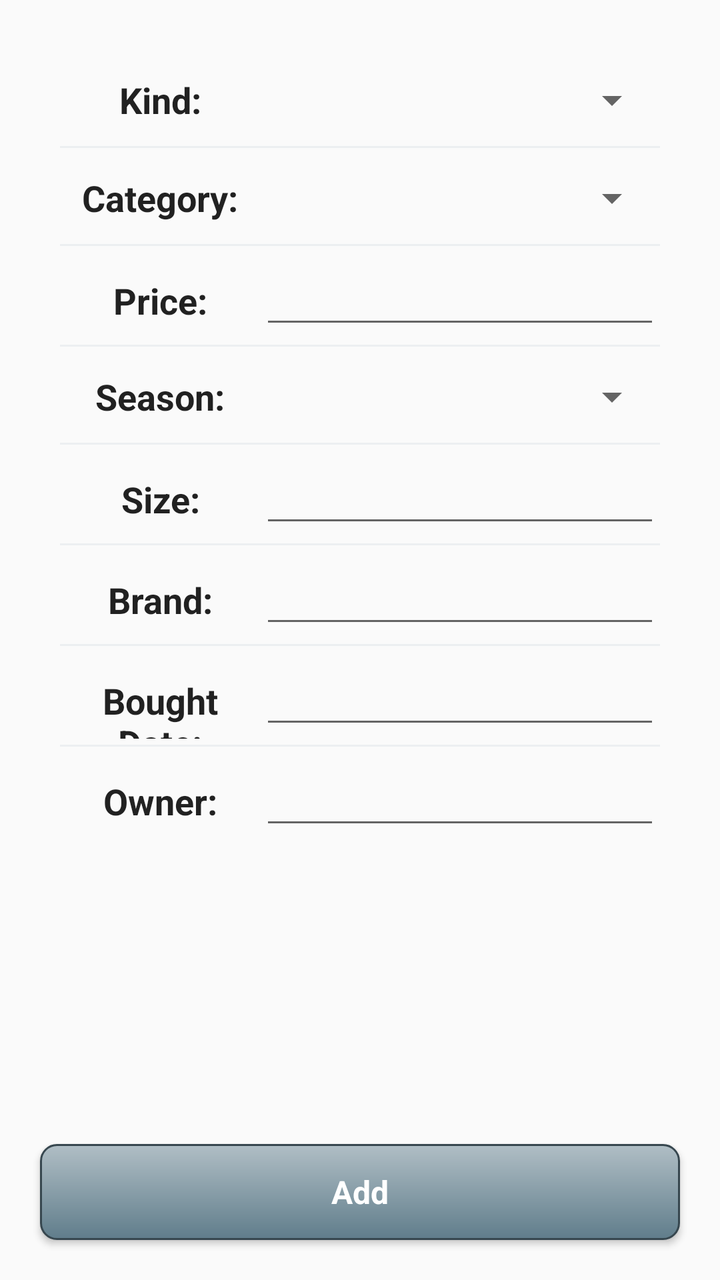
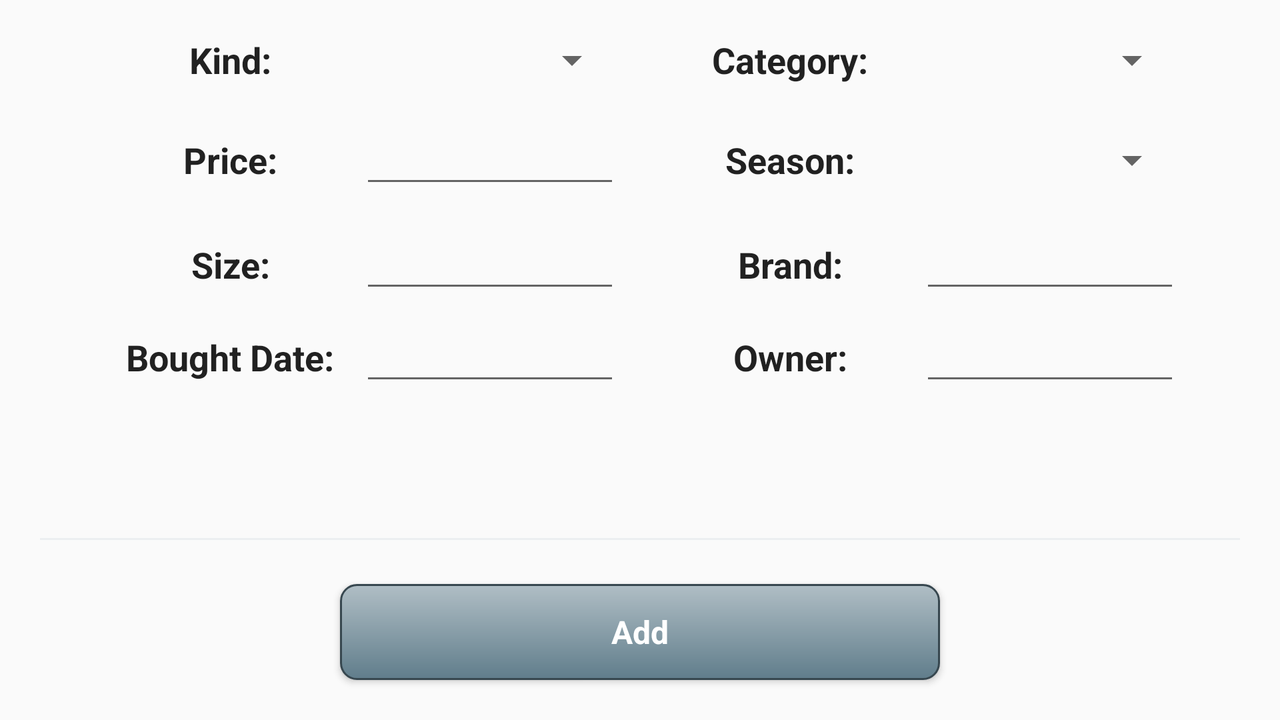

One screen, two layout resources from the same app: the default and the author's alternative for another configuration. Each is rendered where Android would select it; the XML of both is given below.
<!-- AndroidManifest.xml: application theme AppTheme -->
<!-- res/layout/fragment_closet_add_item.xml -->
<?xml version="1.0" encoding="utf-8"?>
<FrameLayout xmlns:android="http://schemas.android.com/apk/res/android"
    android:layout_width="match_parent"
    android:layout_height="match_parent">

    
    <android.support.v4.widget.NestedScrollView
        android:layout_marginTop="20dp"
        android:layout_width="match_parent"
        android:layout_height="match_parent"
        android:layout_marginBottom="90dp"
        android:scrollbars="vertical">

        <LinearLayout xmlns:android="http://schemas.android.com/apk/res/android"
            android:layout_width="match_parent"
            android:layout_height="match_parent"
            android:orientation="vertical"
            android:gravity="center"
            android:layout_marginLeft="30dp"
            android:layout_marginRight="30dp">

            <LinearLayout
                android:orientation="horizontal"
                android:layout_marginTop="10dp"
                android:layout_width="match_parent"
                android:layout_height="wrap_content">

                <TextView
                    android:text="@string/kind"
                    android:gravity="center"
                    android:layout_weight="1"
                    android:layout_width="0dp"
                    android:layout_height="@dimen/detail_height"
                    style="@style/CommonText"/>

                <Spinner
                    android:id="@+id/spinnerAddkind"
                    android:gravity="start"
                    android:layout_gravity="center_vertical"
                    android:layout_weight="2"
                    android:layout_width="0dp"
                    android:layout_height="wrap_content" />
            </LinearLayout>

            <View
                android:layout_marginTop="3dp"
                android:layout_width="match_parent"
                android:layout_height="1dp"
                android:background="@color/colorPrimaryLightest" />

            <LinearLayout
                android:orientation="horizontal"
                android:layout_marginTop="@dimen/detail_margin"
                android:layout_width="match_parent"
                android:layout_height="wrap_content">

                <TextView
                    android:text="@string/category"
                    android:gravity="center"
                    android:layout_weight="1"
                    android:layout_width="0dp"
                    android:layout_height="@dimen/detail_height"
                    style="@style/CommonText"/>

                <Spinner
                    android:id="@+id/spinnerAddcategory"
                    android:layout_weight="2"
                    android:gravity="start"
                    android:layout_gravity="center_vertical"
                    android:layout_width="0dp"
                    android:layout_height="wrap_content" />
            </LinearLayout>

            <View
                android:layout_marginTop="3dp"
                android:layout_width="match_parent"
                android:layout_height="1dp"
                android:background="@color/colorPrimaryLightest" />

            <LinearLayout
                android:orientation="horizontal"
                android:layout_marginTop="@dimen/detail_margin"
                android:layout_width="match_parent"
                android:layout_height="wrap_content">

                <TextView
                    android:text="@string/price"
                    android:gravity="center"
                    android:layout_weight="1"
                    android:layout_width="0dp"
                    android:layout_height="@dimen/detail_height"
                    style="@style/CommonText"/>

                <EditText
                    android:id="@+id/textAddPrice"
                    android:inputType="number"
                    android:layout_weight="2"
                    android:gravity="start"
                    android:layout_width="0dp"
                    android:layout_height="wrap_content" />
            </LinearLayout>

            <View
                android:layout_marginTop="3dp"
                android:layout_width="match_parent"
                android:layout_height="1dp"
                android:background="@color/colorPrimaryLightest" />

            <LinearLayout
                android:orientation="horizontal"
                android:layout_marginTop="@dimen/detail_margin"
                android:layout_width="match_parent"
                android:layout_height="wrap_content">

                <TextView
                    android:text="@string/season"
                    android:gravity="center"
                    android:layout_weight="1"
                    android:layout_width="0dp"
                    android:layout_height="@dimen/detail_height"
                    style="@style/CommonText"/>

                <Spinner
                    android:id="@+id/spinnerAddseason"
                    android:layout_weight="2"
                    android:gravity="start"
                    android:layout_gravity="center_vertical"
                    android:layout_width="0dp"
                    android:layout_height="wrap_content" />
            </LinearLayout>

            <View
                android:layout_marginTop="3dp"
                android:layout_width="match_parent"
                android:layout_height="1dp"
                android:background="@color/colorPrimaryLightest" />

            <LinearLayout
                android:orientation="horizontal"
                android:layout_marginTop="@dimen/detail_margin"
                android:layout_width="match_parent"
                android:layout_height="wrap_content">

                <TextView
                    style="@style/CommonText"
                    android:layout_width="0dp"
                    android:layout_height="@dimen/detail_height"
                    android:layout_weight="1"
                    android:gravity="center"
                    android:text="@string/size" />

                <EditText
                    android:id="@+id/textAddSize"
                    android:layout_weight="2"
                    android:gravity="start"
                    android:layout_width="0dp"
                    android:layout_height="wrap_content" />
            </LinearLayout>

            <com.google.android.flexbox.FlexboxLayout
                xmlns:android="http://schemas.android.com/apk/res/android"
                xmlns:app="http://schemas.android.com/apk/res-auto"
                android:id="@+id/flexboxLayoutSize"
                android:layout_width="match_parent"
                android:layout_height="wrap_content"
                app:flexWrap="wrap"
                app:alignItems="stretch"
                app:alignContent="stretch"
                android:visibility="gone">
            </com.google.android.flexbox.FlexboxLayout>

            <View
                android:layout_marginTop="3dp"
                android:layout_width="match_parent"
                android:layout_height="1dp"
                android:background="@color/colorPrimaryLightest" />

            <LinearLayout
                android:orientation="horizontal"
                android:layout_marginTop="@dimen/detail_margin"
                android:layout_width="match_parent"
                android:layout_height="wrap_content">

                <TextView
                    android:text="@string/brand"
                    android:gravity="center"
                    android:layout_weight="1"
                    android:layout_width="0dp"
                    android:layout_height="@dimen/detail_height"
                    style="@style/CommonText"/>

                <EditText
                    android:id="@+id/textAddBrand"
                    android:layout_weight="2"
                    android:gravity="start"
                    android:layout_width="0dp"
                    android:layout_height="wrap_content" />
            </LinearLayout>

            <com.google.android.flexbox.FlexboxLayout
                xmlns:android="http://schemas.android.com/apk/res/android"
                xmlns:app="http://schemas.android.com/apk/res-auto"
                android:id="@+id/flexboxLayoutBrand"
                android:layout_width="match_parent"
                android:layout_height="wrap_content"
                app:flexWrap="wrap"
                app:alignItems="stretch"
                app:alignContent="stretch"
                android:visibility="gone">
            </com.google.android.flexbox.FlexboxLayout>

            <View
                android:layout_marginTop="3dp"
                android:layout_width="match_parent"
                android:layout_height="1dp"
                android:background="@color/colorPrimaryLightest" />

            <LinearLayout
                android:orientation="horizontal"
                android:layout_marginTop="@dimen/detail_margin"
                android:layout_width="match_parent"
                android:layout_height="wrap_content">

                <TextView
                    android:text="@string/boughtDate"
                    android:gravity="center"
                    android:layout_weight="1"
                    android:layout_width="0dp"
                    android:layout_height="@dimen/detail_height"
                    style="@style/CommonText"/>

                <EditText
                    android:id="@+id/textAddBoughtDate"
                    android:layout_weight="2"
                    android:gravity="start"
                    android:layout_width="0dp"
                    android:layout_height="wrap_content" />
            </LinearLayout>

            <View
                android:layout_marginTop="3dp"
                android:layout_width="match_parent"
                android:layout_height="1dp"
                android:background="@color/colorPrimaryLightest" />

            <LinearLayout
                android:orientation="horizontal"
                android:layout_marginTop="@dimen/detail_margin"
                android:layout_width="match_parent"
                android:layout_height="wrap_content">

                <TextView
                    android:text="@string/owner"
                    android:gravity="center"
                    android:layout_weight="1"
                    android:layout_width="0dp"
                    android:layout_height="@dimen/detail_height"
                    style="@style/CommonText"/>

                <EditText
                    android:id="@+id/textAddOwner"
                    android:layout_weight="2"
                    android:gravity="start"
                    android:layout_width="0dp"
                    android:layout_height="wrap_content" />
            </LinearLayout>

            <com.google.android.flexbox.FlexboxLayout
                xmlns:android="http://schemas.android.com/apk/res/android"
                xmlns:app="http://schemas.android.com/apk/res-auto"
                android:id="@+id/flexboxLayoutOwner"
                android:layout_width="match_parent"
                android:layout_height="wrap_content"
                app:flexWrap="wrap"
                app:alignItems="stretch"
                app:alignContent="stretch"
                android:visibility="gone">
            </com.google.android.flexbox.FlexboxLayout>
        </LinearLayout>
    </android.support.v4.widget.NestedScrollView>

    <Button
        android:id="@+id/buttonAdd"
        android:text="@string/add"
        style="@style/NiceButton"
        android:layout_gravity="bottom|center"
        android:layout_margin="20dp"
        android:layout_width="match_parent"
        android:layout_height="wrap_content" />
</FrameLayout>
<!-- resources referenced by this layout -->
<resources>
  <color name="colorPrimaryLightest">#ECEFF1</color>
  <dimen name="detail_height">40dp</dimen>
  <dimen name="detail_margin">5dp</dimen>
  <string name="add">Add</string>
  <string name="boughtDate">Bought Date:</string>
  <string name="brand">Brand:</string>
  <string name="category">Category:</string>
  <string name="kind">Kind:</string>
  <string name="owner">Owner:</string>
  <string name="price">Price:</string>
  <string name="season">Season:</string>
  <string name="size">Size:</string>
  <style name="CommonText" parent="@android:style/TextAppearance.Medium">
          <item name="android:textSize">18sp</item>
          <item name="android:color">@color/colorBlack</item>
          <item name="android:textStyle">bold</item>
          <item name="android:typeface">sans</item>
      </style>
  <style name="NiceButton" parent="@android:style/Widget.Button">
          <item name="android:gravity">center_vertical|center_horizontal</item>
          <item name="android:textColor">#FFFFFF</item>
          <item name="android:background">@drawable/nice_button_enabled</item>
          <item name="android:textSize">16sp</item>
          <item name="android:textStyle">bold</item>
          <item name="android:focusable">true</item>
          <item name="android:clickable">true</item>
      </style>
  <!-- from res/values-v21/ -->
  <style name="AppTheme" parent="Theme.AppCompat.Light.NoActionBar">
          <item name="colorPrimary">@color/colorPrimary</item>
          <item name="colorPrimaryDark">@color/colorPrimaryDark</item>
          <item name="colorAccent">@color/colorAccent</item>
          <item name="android:statusBarColor">@color/colorPrimaryDark</item>
      </style>
  <color name="colorBlack">#000000</color>
  <!-- drawable nice_button_enabled (drawable) -->
  <?xml version="1.0" encoding="utf-8"?>
  <shape xmlns:android="http://schemas.android.com/apk/res/android" android:shape="rectangle">
      <gradient
          android:startColor="@color/colorPrimary"
          android:endColor="@color/colorPrimaryLight"
          android:angle="90"/>
  
      <padding android:left="15dp"
          android:top="1dp"
          android:right="15dp"
          android:bottom="1dp" />
  
      <stroke
          android:width="1dp"
          android:color="@color/colorPrimaryDark" />
      <corners android:radius="8dp" />
  
  </shape>
  <color name="colorPrimary">#607D8B</color>
  <color name="colorPrimaryDark">#37474F</color>
  <color name="colorAccent">#546E7A</color>
  <color name="colorPrimaryLight">#B0BEC5</color>
</resources>
<!-- res/layout-land/fragment_closet_add_item.xml (the author's variant of the layout above) -->
<!-- drawn on the phone turned sideways -->
<?xml version="1.0" encoding="utf-8"?>
<FrameLayout xmlns:android="http://schemas.android.com/apk/res/android"
    android:layout_width="match_parent"
    android:layout_height="match_parent">

    <android.support.v4.widget.NestedScrollView
        android:layout_width="match_parent"
        android:layout_height="match_parent"
        android:layout_marginBottom="100dp"
        android:scrollbars="vertical">

        <LinearLayout xmlns:android="http://schemas.android.com/apk/res/android"
            android:layout_width="match_parent"
            android:layout_height="match_parent"
            android:orientation="vertical"
            android:gravity="center"
            android:layout_marginLeft="50dp"
            android:layout_marginRight="50dp">

            <LinearLayout
                android:orientation="horizontal"
                android:layout_marginTop="10dp"
                android:layout_width="match_parent"
                android:layout_height="wrap_content">

                <TextView
                    android:text="@string/kind"
                    android:gravity="center"
                    android:layout_weight="1"
                    android:layout_width="0dp"
                    android:layout_height="@dimen/detail_height"
                    style="@style/CommonText" />

                <Spinner
                    android:id="@+id/spinnerAddkind"
                    android:layout_gravity="center"
                    android:layout_weight="1"
                    android:layout_width="0dp"
                    android:layout_height="wrap_content"
                    android:layout_marginRight="20dp"/>

                <TextView
                    android:text="@string/category"
                    android:gravity="center"
                    android:layout_weight="1"
                    android:layout_width="0dp"
                    android:layout_height="@dimen/detail_height"
                    style="@style/CommonText" />

                <Spinner
                    android:id="@+id/spinnerAddcategory"
                    android:layout_weight="1"
                    android:layout_gravity="center"
                    android:layout_width="0dp"
                    android:layout_height="wrap_content" />

            </LinearLayout>

            <LinearLayout
                android:orientation="horizontal"
                android:layout_marginTop="@dimen/detail_margin"
                android:layout_width="match_parent"
                android:layout_height="wrap_content">

                <TextView
                    android:text="@string/price"
                    android:gravity="center"
                    android:layout_weight="1"
                    android:layout_width="0dp"
                    android:layout_height="@dimen/detail_height"
                    style="@style/CommonText" />

                <EditText
                    android:id="@+id/textAddPrice"
                    android:inputType="number"
                    android:layout_weight="1"
                    android:gravity="center"
                    android:layout_width="0dp"
                    android:layout_height="wrap_content"
                    android:layout_marginRight="20dp"/>

                <TextView
                    android:text="@string/season"
                    android:gravity="center"
                    android:layout_weight="1"
                    android:layout_width="0dp"
                    android:layout_height="50dp"
                    style="@style/CommonText" />

                <Spinner
                    android:id="@+id/spinnerAddseason"
                    android:layout_weight="1"
                    android:layout_gravity="center"
                    android:layout_width="0dp"
                    android:layout_height="wrap_content" />
            </LinearLayout>

            <LinearLayout
                android:orientation="horizontal"
                android:layout_marginTop="@dimen/detail_margin"
                android:layout_width="match_parent"
                android:layout_height="wrap_content">

                <TextView
                    android:text="@string/size"
                    android:gravity="center"
                    android:layout_weight="1"
                    android:layout_width="0dp"
                    android:layout_height="@dimen/detail_height"
                    style="@style/CommonText" />

                <EditText
                    android:id="@+id/textAddSize"
                    android:layout_weight="1"
                    android:gravity="center"
                    android:layout_width="0dp"
                    android:layout_height="wrap_content"
                    android:layout_marginRight="20dp"/>

                <TextView
                    android:text="@string/brand"
                    android:gravity="center"
                    android:layout_weight="1"
                    android:layout_width="0dp"
                    android:layout_height="@dimen/detail_height"
                    style="@style/CommonText" />

                <EditText
                    android:id="@+id/textAddBrand"
                    android:layout_weight="1"
                    android:gravity="center"
                    android:layout_width="0dp"
                    android:layout_height="wrap_content" />
            </LinearLayout>

            <com.google.android.flexbox.FlexboxLayout
                xmlns:android="http://schemas.android.com/apk/res/android"
                xmlns:app="http://schemas.android.com/apk/res-auto"
                android:id="@+id/flexboxLayoutSize"
                android:layout_width="match_parent"
                android:layout_height="wrap_content"
                app:flexWrap="wrap"
                app:alignItems="stretch"
                app:alignContent="stretch"
                android:visibility="gone">
            </com.google.android.flexbox.FlexboxLayout>

            <com.google.android.flexbox.FlexboxLayout
                xmlns:android="http://schemas.android.com/apk/res/android"
                xmlns:app="http://schemas.android.com/apk/res-auto"
                android:id="@+id/flexboxLayoutBrand"
                android:layout_width="match_parent"
                android:layout_height="wrap_content"
                app:flexWrap="wrap"
                app:alignItems="stretch"
                app:alignContent="stretch"
                android:visibility="gone">
            </com.google.android.flexbox.FlexboxLayout>

            <LinearLayout
                android:orientation="horizontal"
                android:layout_marginTop="@dimen/detail_margin"
                android:layout_width="match_parent"
                android:layout_height="wrap_content">

                <TextView
                    android:text="@string/boughtDate"
                    android:gravity="center"
                    android:layout_weight="1"
                    android:layout_width="0dp"
                    android:layout_height="@dimen/detail_height"
                    style="@style/CommonText" />

                <EditText
                    android:id="@+id/textAddBoughtDate"
                    android:layout_weight="1"
                    android:gravity="center"
                    android:layout_width="0dp"
                    android:layout_height="wrap_content"
                    android:layout_marginRight="20dp"/>

                <TextView
                    android:text="@string/owner"
                    android:gravity="center"
                    android:layout_weight="1"
                    android:layout_width="0dp"
                    android:layout_height="@dimen/detail_height"
                    style="@style/CommonText" />

                <EditText
                    android:id="@+id/textAddOwner"
                    android:layout_weight="1"
                    android:gravity="center"
                    android:layout_width="0dp"
                    android:layout_height="wrap_content" />
            </LinearLayout>

            <com.google.android.flexbox.FlexboxLayout
                xmlns:android="http://schemas.android.com/apk/res/android"
                xmlns:app="http://schemas.android.com/apk/res-auto"
                android:id="@+id/flexboxLayoutOwner"
                android:layout_width="match_parent"
                android:layout_height="wrap_content"
                app:flexWrap="wrap"
                app:alignItems="stretch"
                app:alignContent="stretch"
                android:visibility="gone">
            </com.google.android.flexbox.FlexboxLayout>
        </LinearLayout>
    </android.support.v4.widget.NestedScrollView>

    <View
        android:layout_gravity="bottom"
        android:layout_marginBottom="90dp"
        android:layout_marginLeft="20dp"
        android:layout_marginRight="20dp"
        android:layout_width="match_parent"
        android:layout_height="1dp"
        android:background="@color/colorPrimaryLightest" />

    <Button
        android:id="@+id/buttonAdd"
        android:text="@string/add"
        style="@style/NiceButton"
        android:layout_gravity="bottom|center_horizontal"
        android:layout_marginBottom="20dp"
        android:layout_width="300dp"
        android:layout_height="wrap_content" />
</FrameLayout>
